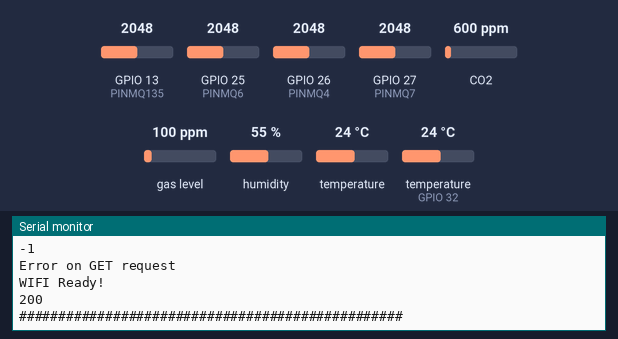
Recording of a sketch running on a simulated ESP32. Shown: the last lines printed to the serial monitor. Inputs (shaded band) come from the test bench; at power-on: CO2 600 ppm, humidity 55 %, GPIO 13 (PINMQ135) = 2048, GPIO 25 (PINMQ6) = 2048, GPIO 26 (PINMQ4) = 2048, GPIO 27 (PINMQ7) = 2048, gas level 100 ppm, temperature 24 °C, temperature (sensor on GPIO 32) 24 °C. WiFi joins after 1.5 s; servers stay silent unless stated; a WiFi scan finds three made-up networks; uploads are accepted with an empty reply.

Above: at 9.3 s.
9.4 s: CO2 set to 452 ppm
At 13.69 s:
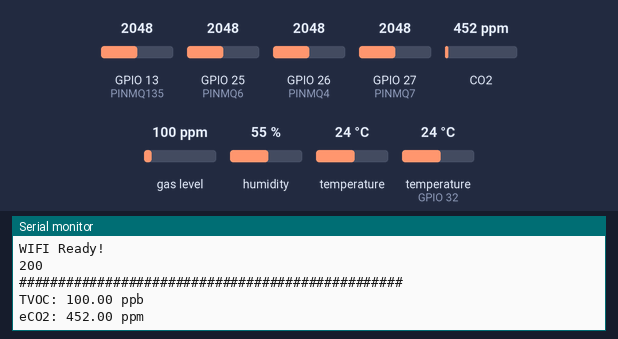
15.0 s: humidity set to 22 %
At 15.89 s:
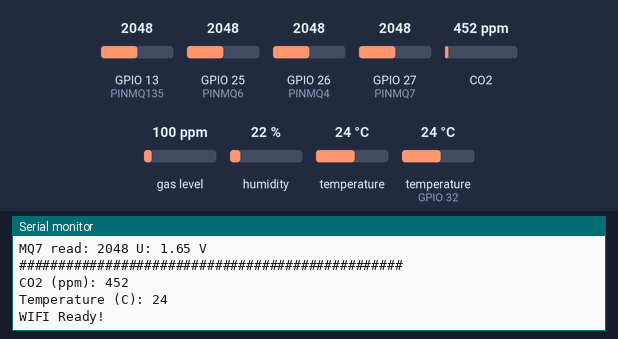
18.2 s: GPIO 13 (PINMQ135) set to 1960
At 21.3 s:
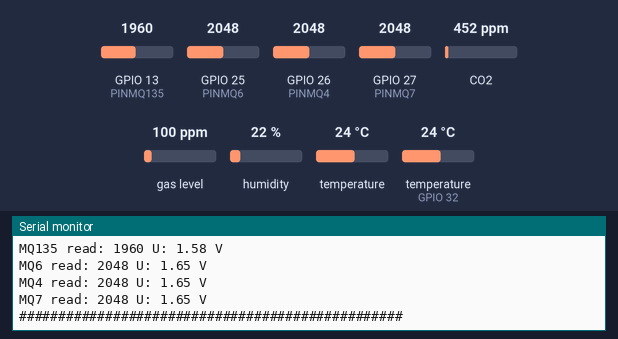
21.4 s: GPIO 25 (PINMQ6) set to 1960
At 23.7 s:
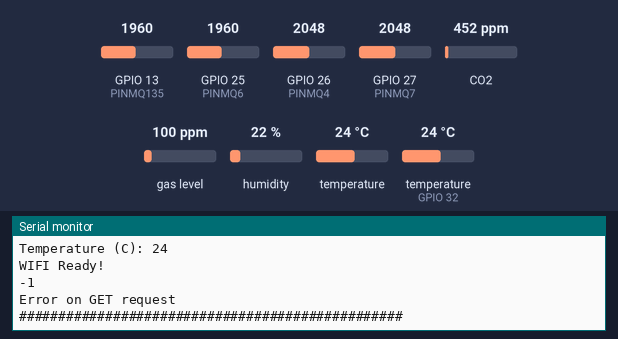
24.6 s: GPIO 26 (PINMQ4) set to 1960
27.8 s: GPIO 27 (PINMQ7) set to 1960
At 29.8 s:
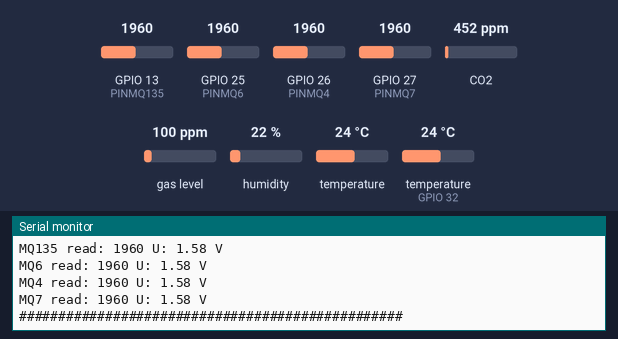
Timing chart, 0 to 31.3 s (numbered marks = the images above; inputs shaded):
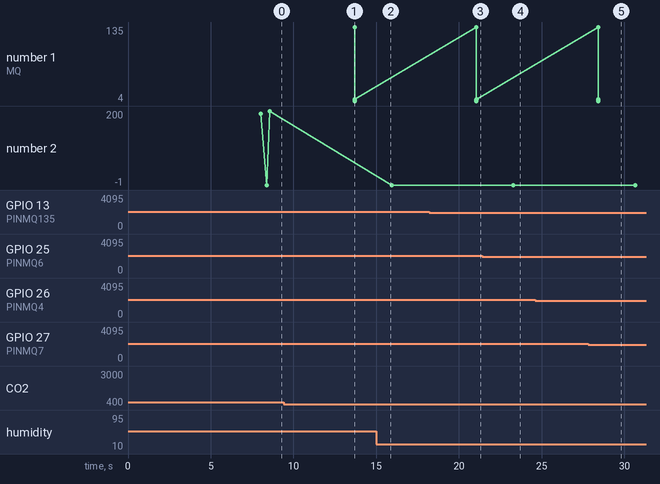

Measured:
- after the input at 9.4 s, the serial monitor: prints a new line after 4.2 s (image 1)
- after the input at 18.2 s, the serial monitor: prints a new line after 2.9 s (image 3)
- after the input at 27.8 s, the serial monitor: prints a new line after 0.61 s (image 5)

The sketch:

AirSensors.ino
```cpp
/*
   This code is used for getting the sensor readings using Arduino.

   You can find code for running air quality sensors:
   - MQ135 (Benzene, Alcohol, smoke)
   - MQ6 (LPG, butane gas)
   - MQ4 (Methane, CNG Gas)
   - MQ7 (Carbon Monoxide)
   - SGP30 (Co2)
   And temperature and humidity sensor:
   - DHT11
*/

#include <Wire.h>
#include "Adafruit_SGP30.h"
#include "DHTesp.h"
#include <WiFi.h>
#include <HTTPClient.h>
#include "MHZ19.h"

#define PINMQ135 13
#define PINMQ6 25
#define PINMQ4 26
#define PINMQ7 27
#define PINDHT 32             // Pin for DHT readings
#define DHTTYPE DHT11         // Defines sensor type
#define WIFISSID "LeoWifi"    // Wifi name
#define WIFIPSW "wifi12345"   // Wifi password
#define RXD2 18
#define TXD2 19

DHTesp dht;                           // Constructor for DHT
TaskHandle_t tempTaskHandle = NULL;   // Task handle for the light value read task
Adafruit_SGP30 sgp;                   // Constructor for SGP30
MHZ19 myMHZ19;

// Main server address
String hostAdress = "192.168.155.58";

// Sensor readings variables
float temp = 0.0;
float hum = 0.0;
float tvoc = 0.0;
float eco2 = 0.0;
int sensorMQ135 = 0.0;
int sensorMQ6 = 0.0;
int sensorMQ4 = 0.0;
int sensorMQ7 = 0.0;
int MHCO2;
int8_t MHTemp;
struct pms5003data {//deklaracija uint16_t koji ima vrijednost od 0 do 65,535
  uint16_t framelen;
  uint16_t pm10_standard, pm25_standard, pm100_standard;
  uint16_t pm10_env, pm25_env, pm100_env;
  uint16_t particles_03um, particles_05um, particles_10um, particles_25um, particles_50um, particles_100um;
  uint16_t unused;
  uint16_t checksum;
};
struct pms5003data data;

// SGP30 must have its baseline values.
// Sensor must be recalibrated befor usage.
// Before callibration, sensor must work for at least 24h.
bool calibrate = false;
uint16_t TVOC_base, eCO2_base;

// Testing vars
// Add one sensor with post req
bool addOne = true;

unsigned long getDataTimer = 0;

/**
   Communication with server using HTTP requests

   Used for sending HTTP requests.
   Example usage:
   1) POST: ServerCom("POST", "http://jsonplaceholder.typicode.com/posts", "");
   2) GET: ServerCom("GET", "http://jsonplaceholder.typicode.com/comments?id=10", "");

   @param m HTTP method
   @param host Host url for request
   @param header Define custom header
   @return void
*/
void ServerCom(String m, String host, String header = "") {
  if ((WiFi.status() == WL_CONNECTED)) { //Check the current connection status
    Serial.println("WIFI Ready!");


    if (m == "GET") {
      HTTPClient http;
      http.begin(host); //Specify the URL
      int httpCode = http.GET();                                        //Make the request
      Serial.println(String(httpCode));

      if (httpCode > 0) { //Check for the returning code
        String payload = http.getString();
        Serial.println(httpCode);
        Serial.println(payload);
      }
      else {
        Serial.println("Error on GET request");
      }
      http.end(); //Free the resources
    }

    if (m == "POST") {
      HTTPClient http;
      http.begin(host);  //Specify destination for HTTP request
      // http.addHeader("Content-Type", "text/plain");             //Specify content-type header


      http.addHeader("Content-Type", "application/json");
      int httpResponseCode = http.POST("{\"s_name\":\"arduino1\",\"s_type\":\"MQArduino\",\"s_reading\":\"999999\"}");


      // int httpResponseCode = http.POST("POSTING from ESP32");   //Send the actual POST request

      if (httpResponseCode > 0) {
        String response = http.getString();                       //Get the response to the request
        Serial.println(httpResponseCode);   //Print return code
        Serial.println(response);           //Print request answer
      }
      else {
        Serial.print("Error on sending POST: ");
        Serial.println(httpResponseCode);
      }
      http.end();  //Free resources
    }
  }
  else {
    Serial.println("Wifi errorr! Request is not sent!");
  }
}

/**
   Project setup.

   Function that runs only once.

*/
void setup()
{
  Wire.begin();
  Serial.begin(115200);
  delay(4000);   //Delay needed before calling the WiFi.begin

  Serial1.begin(9600, SERIAL_8N1, RXD2, TXD2);
  myMHZ19.begin(Serial1);
  myMHZ19.autoCalibration(true);

  Serial2.begin(9600);//Linija za komunkikaciju s PMS senzorom

  pinMode(PINMQ135, INPUT);
  pinMode(PINMQ6, INPUT);
  pinMode(PINMQ4, INPUT);
  pinMode(PINMQ7, INPUT);

  // Connect to Wifi
  scanNetworks();
  connectToNetwork();
  Serial.println(WiFi.macAddress());
  Serial.println(WiFi.localIP());

  // Starts DTH11 sensor
  dht.setup(PINDHT, DHTesp::DHT11);

  // Starts SGP30 sensor
  while (!sgp.begin()) {
    Serial.println("SGP30 not found!");
    delay(1000);
  }
  Serial.println("SGP30 OK!");

  // Get temperature and humidity and set values to increase the precision of SGP sensor
  GetTempHum(false);
  sgp.setHumidity(getAbsoluteHumidity(temp, hum));

  // SGP30 must have its baseline values.
  // Sensor must be recalibrated befor usage.
  // Before callibration, sensor must work for at least 24h.
  //sgp.setIAQBaseline(0x0, 0x0);
}

/**
   Main code.
*/
void loop()
{

  GetCO2Temp(true);

  if (readPMSdata(&Serial2)) {
    PlotParticles(true);
  }

  //  if (calibrate)
  //  {
  //    CalibrateSgp(); // Calibrates SGP sensor
  //  }
  //  calibrate = false;

  ServerCom("GET", "http://" + hostAdress + "/api/sensor/", "");

  if (addOne) {
    ServerCom("POST", "http://" + hostAdress + "/api/sensor/", "");
    addOne = false;
  }

  Serial.println("#################################################");

  delay(5000);


  GetSgp(true);        // Gets SGP readings
  GetTempHum(true);    // Gets temperature and humidity readings
  GetAllSensors(true); // Gets readings from all MQX sensors

  Serial.println("#################################################");

  delay(2000);

}
// END LOOP

/**
   Converts ESP32 dev board readings to voltage (3.3V pins)

   @param reading ESP32 reading (0-4095)
   @return (float) Real voltage on pin
*/
double ToVolt(int reading)
{
  return reading / 4096.0 * 3.3;
}

/**
   Gets temperature and humidity sensor readings

   All values are saved to global variables at the top of this document

   @param plot If true, results will be shown in Serial window
*/
void GetTempHum(bool plot)
{
  TempAndHumidity lastValues = dht.getTempAndHumidity();
  delay(100);
  lastValues = dht.getTempAndHumidity();

  temp = lastValues.temperature;
  hum = lastValues.humidity;

  if (isnan(hum) || isnan(temp))
  {
    Serial.println("Failed to read from DHT sensor!");
  }

  if (plot)
  {
    Serial.println("Temp: " + String(temp) + " °C");
    Serial.println("Hum: " + String(hum) + " %");
  }
}

/**
   Gets readings from all MQX sensors

   All values are saved to global variables at the top of this document

   @param plot If true, results will be shown in Serial window
*/

void GetAllSensors(bool plot)
{
  sensorMQ135 = analogRead(PINMQ135);
  sensorMQ6 = analogRead(PINMQ6);
  sensorMQ4 = analogRead(PINMQ4);
  sensorMQ7 = analogRead(PINMQ7);

  if (plot)
  {
    Serial.println("MQ135 read: " + String(sensorMQ135) + " U: " + String(ToVolt(sensorMQ135)) + " V");
    Serial.println("MQ6 read: " + String(sensorMQ6) + " U: " + String(ToVolt(sensorMQ6)) + " V");
    Serial.println("MQ4 read: " + String(sensorMQ4) + " U: " + String(ToVolt(sensorMQ4)) + " V");
    Serial.println("MQ7 read: " + String(sensorMQ7) + " U: " + String(ToVolt(sensorMQ7)) + " V");
  }
}

/**
   Calibrates SGP30 sensor

   Sets and prints SGP30 baseline values

*/
void CalibrateSgp()
{

  if (!sgp.getIAQBaseline(&eCO2_base, &TVOC_base))
  {
    Serial.println("Failed to get baseline SGP");
    exit(1);
  }
  else
  {
    Serial.print("Baseline -> eCO2: 0x");
    Serial.print(eCO2_base, HEX);
    Serial.print(" & TVOC: 0x");
    Serial.println(TVOC_base, HEX);
    // TODO: set baseline vals
    // sgp.setIAQBaseline(0x0, 0x0);
  }
  delay(1000);
}

/**
   Gets readings from SGP30 sensor

   All values are saved to global variables at the top of this document

   @param plot If true, results will be shown in Serial window
*/
void GetSgp(bool plot)
{
  // Check if SGP30 can get sensor reading
  if (!sgp.IAQmeasure())
  {
    Serial.println("SGP30 read failed!");
    return;
  }
  else
  {
    tvoc = sgp.TVOC;
    eco2 = sgp.eCO2;
  }
  if (plot)
  {
    Serial.println("TVOC: " + String(tvoc) + " ppb");
    Serial.println("eCO2: " + String(eco2) + " ppm");
  }
}

/**
   Absolute humidity

   Gets AbsoluteHumidity
   Borrowed from https://github.com/Makerfabs/Project_Touch-Camera-ILI9341/tree/master/example/CO2_Monitor
*/
uint32_t getAbsoluteHumidity(float temperature, float humidity) {
  // approximation formula from Sensirion SGP30 Driver Integration chapter 3.15
  const float absoluteHumidity = 216.7f * ((humidity / 100.0f) * 6.112f * exp((17.62f * temperature) / (243.12f + temperature)) / (273.15f + temperature)); // [g/m^3]
  const uint32_t absoluteHumidityScaled = static_cast<uint32_t>(1000.0f * absoluteHumidity); // [mg/m^3]
  return absoluteHumidityScaled;
}

/**
   Encryption type

   Gets encryption type from wifi network
   Borrowed from https://techtutorialsx.com
*/
String translateEncryptionType(wifi_auth_mode_t encryptionType) {
  switch (encryptionType) {
    case (WIFI_AUTH_OPEN):
      return "Open";
    case (WIFI_AUTH_WEP):
      return "WEP";
    case (WIFI_AUTH_WPA_PSK):
      return "WPA_PSK";
    case (WIFI_AUTH_WPA2_PSK):
      return "WPA2_PSK";
    case (WIFI_AUTH_WPA_WPA2_PSK):
      return "WPA_WPA2_PSK";
    case (WIFI_AUTH_WPA2_ENTERPRISE):
      return "WPA2_ENTERPRISE";
  }
}

/**
   Scan Wifi networks

   Scans all available wifi networks and prints to Console
   Borrowed from https://techtutorialsx.com
*/
void scanNetworks() {
  int numberOfNetworks = WiFi.scanNetworks();
  Serial.print("Number of networks found: ");
  Serial.println(numberOfNetworks);
  for (int i = 0; i < numberOfNetworks; i++) {
    Serial.print("Network name: ");
    Serial.println(WiFi.SSID(i));
    Serial.print("Signal strength: ");
    Serial.println(WiFi.RSSI(i));
    Serial.print("MAC address: ");
    Serial.println(WiFi.BSSIDstr(i));
    Serial.print("Encryption type: ");
    String encryptionTypeDescription = translateEncryptionType(WiFi.encryptionType(i));
    Serial.println(encryptionTypeDescription);
    Serial.println("-----------------------");
  }
}

/**
   Connect to wifi

   Connects to wifi network defined with SSID and password in WIFISSID and WIFIPSW variables
   Borrowed from https://techtutorialsx.com
*/
void connectToNetwork() {
  WiFi.begin(WIFISSID, WIFIPSW);
  while (WiFi.status() != WL_CONNECTED) {
    delay(1000);
    Serial.println("Establishing connection to WiFi..");
  }
  Serial.println("Connected to network");
}

/**
   Gets readings from MH-Z19C sensor (CO2 and Temp)

   @param plot True for ploting on console
*/
void GetCO2Temp(bool plot) {

  if (millis() - getDataTimer >= 2000)
  {


    /* note: getCO2() default is command "CO2 Unlimited". This returns the correct CO2 reading even
      if below background CO2 levels or above range (useful to validate sensor). You can use the
      usual documented command with getCO2(false) */

    MHCO2 = myMHZ19.getCO2();
    MHTemp = myMHZ19.getTemperature();

    if (plot) {
      Serial.print("CO2 (ppm): ");
      Serial.println(MHCO2);
      Serial.print("Temperature (C): ");
      Serial.println(MHTemp);
    }
    getDataTimer = millis();
  }


}


/**
   Gets readings from PMS5003 sensor

   @return (boolean) True if sensor works.
*/
boolean readPMSdata(Stream *s) {
  if (! s->available()) {
    return false;
  }

  //čitaj byte po bit dok ne dobijemo '0x42' startni byte
  if (s->peek() != 0x42) {
    s->read();
    return false;
  }

  // Sada pročitaj sva 32 bytes
  if (s->available() < 32) {
    return false;
  } uint8_t buffer[32]; uint16_t sum = 0; s->readBytes(buffer, 32);

  // provjerimo sve s kontrolnim zbrojem
  for (uint8_t i = 0; i < 30; i++) {
    sum += buffer[i];
  }
  // Podatci dolaze u endian'd protokolu, ovaj dio koda omogućava podržanost na svim platformama
  uint16_t buffer_u16[15];
  for (uint8_t i = 0; i < 15; i++) {
    buffer_u16[i] = buffer[2 + i * 2 + 1];
    buffer_u16[i] += (buffer[2 + i * 2] << 8);
  }

  // spremimo sve u strukturu
  memcpy((void *)&data, (void *)buffer_u16, 30);

  if (sum != data.checksum) {
    Serial.println("Checksum failure");
    return false;
  }
  // kada sve uspije vraćamo rezultat
  return true;
}


/**
   Plots readings from PMS5003 sensor

   @param plot True for ploting on console
*/
void PlotParticles(bool plot)
{
  if (plot)
  {
    Serial.println("---------------------------------------");
    Serial.print("Cestica u zraku > 0.3um / 0.1L zraka:");
    Serial.println(data.particles_03um);//Čestica većih od 0.3 um
    Serial.print("Cestica u zraku > 0.5um / 0.1L zraka:");
    Serial.println(data.particles_05um);//Čestica većih od 0.5 um
    Serial.print("Cestica u zraku > 1.0um / 0.1L zraka:");
    Serial.println(data.particles_10um);//Čestica većih od 1 um
    Serial.print("Cestica u zraku > 2.5um / 0.1L zraka:");
    Serial.println(data.particles_25um);//Čestica većih od 2.5 um
    Serial.print("Cestica u zraku > 5.0um / 0.1L zraka:");
    Serial.println(data.particles_50um);//Čestica većih od 5 um
    Serial.print("Cestica u zraku > 10.0 um / 0.1L zraka:");
    Serial.println(data.particles_100um);//Čestica većih od 10 um
    Serial.println("---------------------------------------");
  }
}
```
